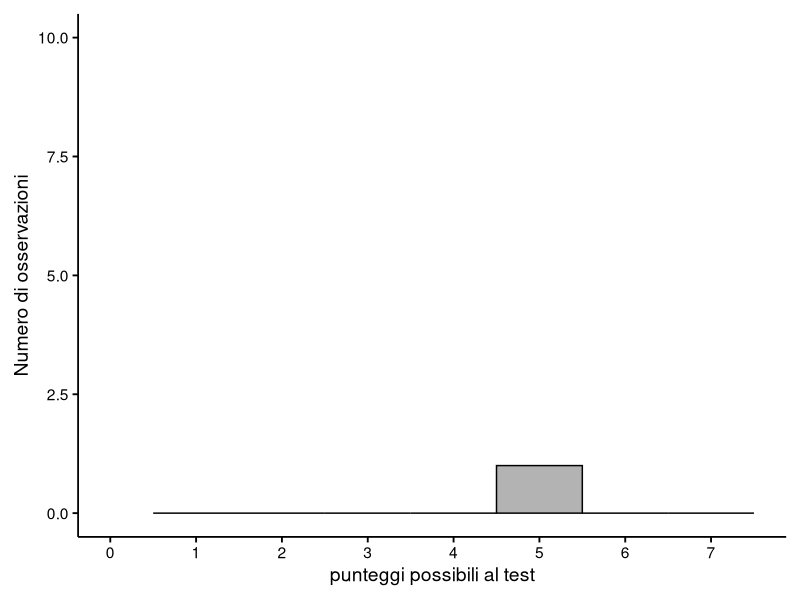
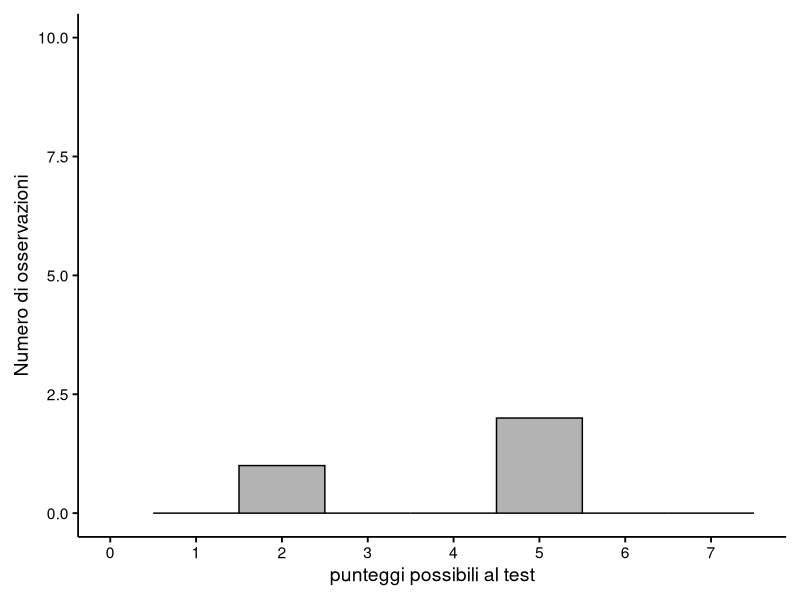
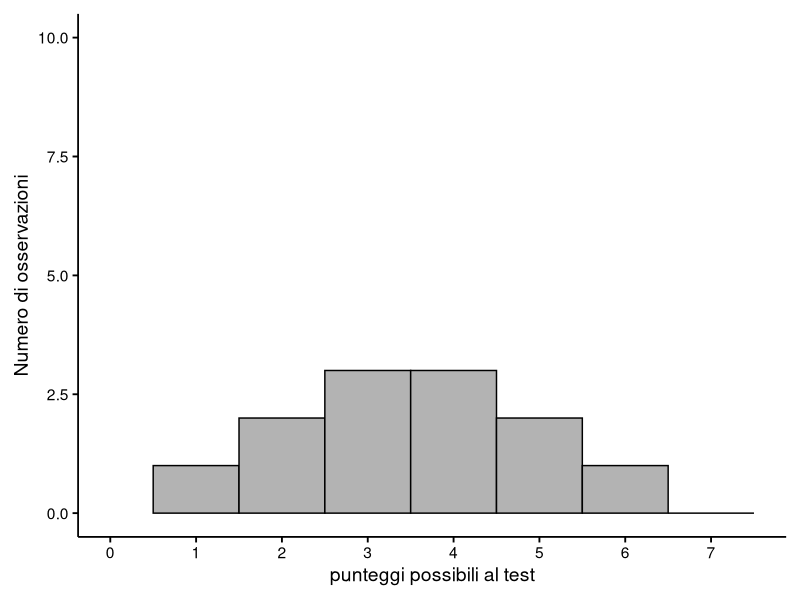

Generate these figures, in order, with R:
d1 = c(5)
d2 = c(2,5,5)
d3 = c(0,1,1,2,2,2,3,3,3,3,4,4,4,4,5,5,5,6,6,7)

library(ggplot2)

# plot 1
x=5

# Base histogram
ggplot(data.frame(x), aes(x)) +
  geom_histogram(binwidth = 1, fill = "grey70", color = "black") +
  scale_x_continuous(breaks = 0:7, limits = c(0, 7.5)) +
  scale_y_continuous(limits = c(0, 10)) +  # adjust ylim here
  labs(
    x = "punteggi possibili al test",
    y = "Numero di osservazioni"
  ) +
  theme_minimal(base_size = 14) +
  theme(
    axis.line = element_line(color = "black", linewidth = 0.6),
    panel.grid = element_blank(),
    panel.border = element_blank(),
    axis.ticks = element_line(color = "black"),
    axis.ticks.length = unit(4, "pt"),
    axis.text = element_text(color = "black"),
    plot.margin = margin(10, 10, 10, 10)
  )


# plot 2
ggplot(data.frame(d2), aes(d2)) +
  geom_histogram(binwidth = 1, fill = "grey70", color = "black") +
  scale_x_continuous(breaks = 0:7, limits = c(0, 7.5)) +
  scale_y_continuous(limits = c(0, 10)) +  # adjust ylim here
  labs(
    x = "punteggi possibili al test",
    y = "Numero di osservazioni"
  ) +
  theme_minimal(base_size = 14) +
  theme(
    axis.line = element_line(color = "black", linewidth = 0.6),
    panel.grid = element_blank(),
    panel.border = element_blank(),
    axis.ticks = element_line(color = "black"),
    axis.ticks.length = unit(4, "pt"),
    axis.text = element_text(color = "black"),
    plot.margin = margin(10, 10, 10, 10)
  )

# plot3
d3 = c(0,1,2,2,3,3,3,4,4,4,5,5,6)

ggplot(data.frame(d3), aes(d3)) +
  geom_histogram(binwidth = 1, fill = "grey70", color = "black") +
  scale_x_continuous(breaks = 0:7, limits = c(0, 7.5)) +
  scale_y_continuous(limits = c(0, 10)) +  # adjust ylim here
  labs(
    x = "punteggi possibili al test",
    y = "Numero di osservazioni"
  ) +
  theme_minimal(base_size = 14) +
  theme(
    axis.line = element_line(color = "black", linewidth = 0.6),
    panel.grid = element_blank(),
    panel.border = element_blank(),
    axis.ticks = element_line(color = "black"),
    axis.ticks.length = unit(4, "pt"),
    axis.text = element_text(color = "black"),
    plot.margin = margin(10, 10, 10, 10)
  )
